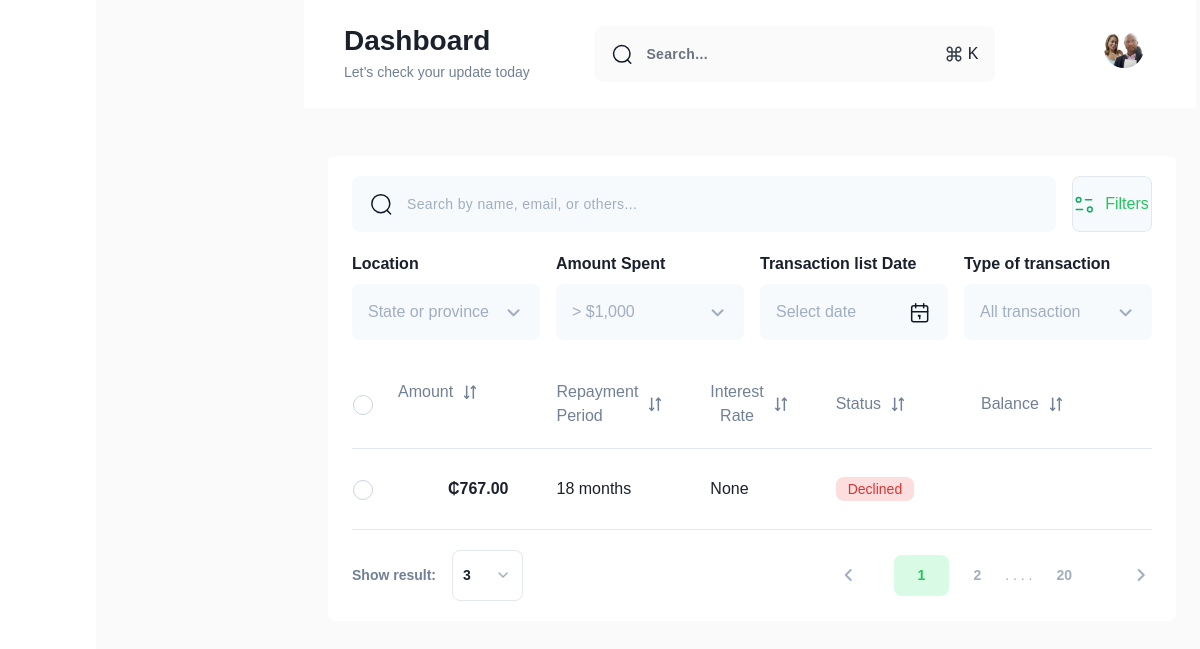
The page /dashboard/loan/131dca196af9496ebad1c7a3d34333d4/ (signed in) on the database as committed earlier.
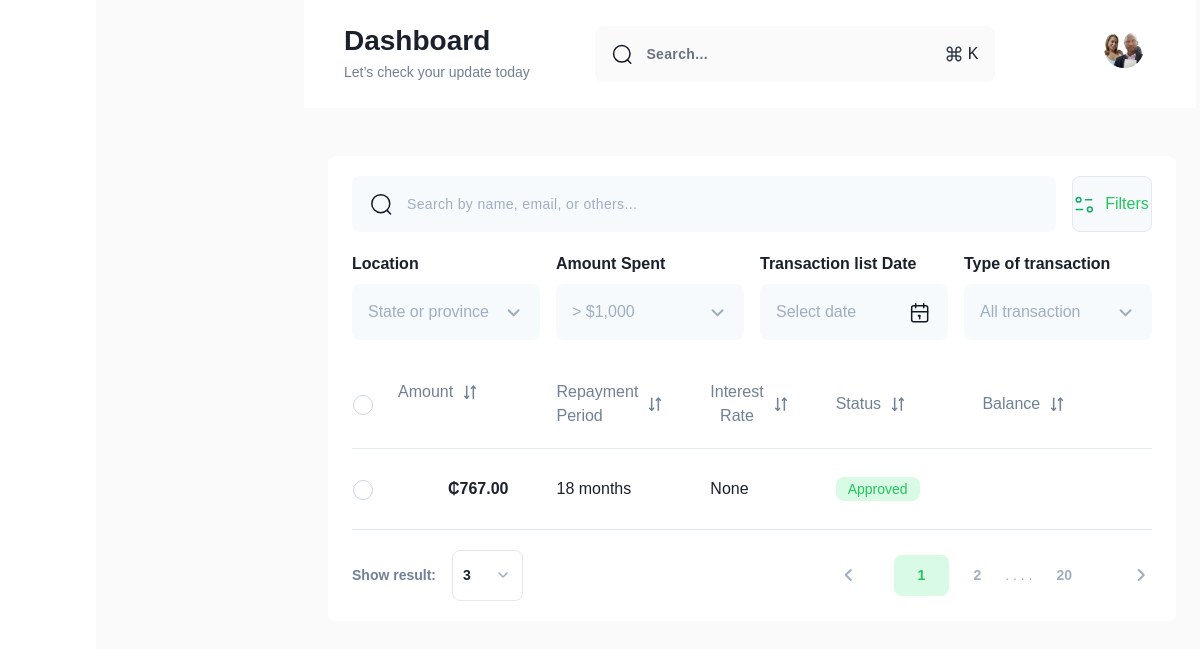
The same page on the database as committed later.
### frontend/models.py (models this page shows, shortened)
class LoanApplication(models.Model):
    LOAN_STATUS_CHOICES = (
        ('pending', 'Pending'),
        ('approved', 'Approved'),
        ('rejected', 'Rejected'),
    )
    LOAN_FINANCE_TYPE = (
        ('credit', 'Credit'),
        ('debt', 'Debt'),
    )
    user = models.ForeignKey(
        User, on_delete=models.CASCADE, related_name='loans')
    loan_type = models.CharField(max_length=50)
    amount = models.DecimalField(max_digits=15, decimal_places=2)
    outstanding_balance = models.DecimalField(
        max_digits=10, decimal_places=2, default=0)
    duration = models.IntegerField(blank=True, null=True)
    finance_type = models.CharField(
        max_length=20, choices=LOAN_FINANCE_TYPE, default='credit')
    interest_rate = models.DecimalField(
        max_digits=5, decimal_places=2, blank=True, null=True)
    date_of_birth = models.DateField(blank=True, null=True)
    marital_status = models.CharField(max_length=50)
    mobile_number = models.IntegerField(blank=True, null=True)
    address = models.CharField(max_length=50)
    country = models.CharField(max_length=150)
    city = models.CharField(max_length=50)
    postal_code = models.IntegerField(blank=True, null=True)
    id_card = models.ImageField(upload_to='ids/', null=True, blank=True)
    status = models.CharField(max_length=20, choices=LOAN_STATUS_CHOICES,
                              default='pending')
    created_at = models.DateTimeField(auto_now_add=True)
    updated_at = models.DateTimeField(auto_now=True)
    id = models.UUIDField(default=uuid.uuid4, unique=True,
                          primary_key=True, editable=False)

### user_dashboard/views.py (the view)
# urls.py: path('loan/<str:pk>/', views.userLoans, name="user-loans"),
@login_required(login_url="user-login")
def userLoans(request, pk):
    user = Profile.objects.get(id=pk)
    user_instance = request.user
    name = f"{user.user.first_name} {user.user.last_name}"
    username = user.user.username
    user_loan = user_instance.loans.all()
    context = {
        'user': user,
        'name': name,
        'username': username,
        'user_loan': user_loan
    }
    return render(request, 'user_dashboard/loans/loan.html', context)

### user_dashboard/templates/user_dashboard/loans/loan.html (shortened to what the changed rows need)
{% extends 'layouts/user_dashboard.html' %} {% load static %} {% block content %}
<main class="w-full xl:px-[48px] px-6 pb-6 xl:pb-[48px] sm:pt-[156px] pt-[100px]">
    <div class="2xl:flex 2xl:space-x-[48px]">
        <section class="2xl:flex-1 2xl:mb-0 mb-6">
            <div class="w-full py-[20px] px-[24px] rounded-lg bg-white">
                <div class="flex flex-col space-y-5">
                    <div class="table-content w-full overflow-x-auto">
                        <table class="w-full">
                            {% for loan in user_loan %}
                            <tr class="border-b border-bgray-300">
                                <td class="">
                                    <label class="text-center">
                                        <input type="checkbox" class="focus:outline-none focus:ring-0 rounded-full border border-bgray-400 cursor-pointer w-5 h-5 text-success-300" />
                                    </label>
                                </td>
                                <td class="py-5 px-6 xl:px-0">
                                    <div class="w-full flex space-x-2.5 items-center">
                                        <div class="w-10 h-10 rounded-full overflow-hidden"></div>
                                        <p class="font-semibold text-base text-bgray-900">
                                            ₵{{loan.amount}}
                                        </p>
                                    </div>
                                </td>
                                <td class="py-5 px-6 xl:px-0">
                                    <p class="font-medium text-base text-bgray-900">
                                        {{loan.duration}} months
                                    </p>
                                </td>
                                <td class="py-5 px-6 xl:px-0">
                                    <p class="font-medium text-base text-bgray-900">
                                        {{loan.interest_rate}}
                                    </p>
                                </td>
                                <td class="py-5 px-6 xl:px-0 w-[165px]">
                                    <p class="font-semibold text-base text-bgray-900">
                                        {% if loan.status == "pending" %}
                                        <span class="bg-bamber-50 dark:bg-darkblack-500 rounded-lg text-sm text-bamber-500 font-medium text-am px-3 py-1"> Pending</span>
                                        {% elif loan.status == "approved" %}
                                        <span class="bg-success-50 dark:bg-darkblack-600 text-sm text-success-300 font-medium rounded-lg px-3 py-1">
                                            Approved
                                        </span>
                                        {% elif loan.status == "rejected" %}
                                        <span class="bg-error-50 dark:bg-darkblack-500 rounded-lg text-sm text-error-300 font-medium text-am px-3 py-1">
                                            Declined
                                        </span>
                                        {% endif %}
                                    </p>
                                </td>
                                <td class="py-5 px-6 xl:px-0 w-[165px]">
                                </td>
                            </tr>
                            {% endfor %}
                        </table>
                    </div>
                </div>
            </div>
        </section>
    </div>
</main>
{% endblock content %}

Rows that differ between the two databases and show on the page:
changed LoanApplication "None": status "Declined" → "Approved"
